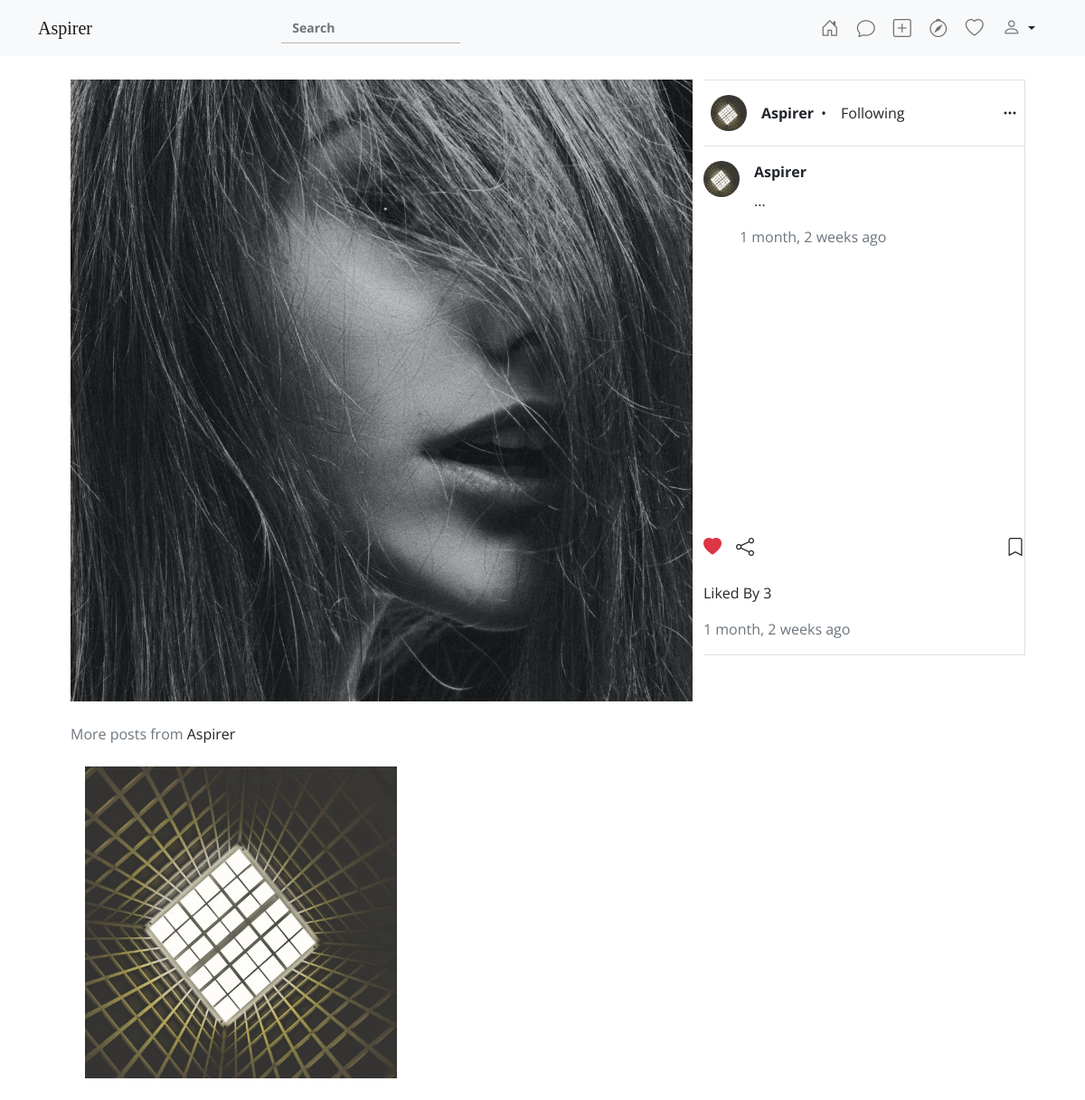
Page /post/7/ (signed in) on the committed database.
### front/models.py (models this page shows, shortened)
class Post(models.Model):
    user = models.ForeignKey(User,on_delete=models.CASCADE)
    profile = models.ForeignKey(Profile, on_delete= models.CASCADE)
    uploadTime = models.DateTimeField(default= datetime.datetime.now())
    likes =  ListCharField(
        base_field=models.CharField(max_length=10),
        size=6,
        max_length=(6 * 11),  # 6 * 10 character nominals, plus commas
        default = [ ],
        null = True,
        blank = True
    )
    caption = models.CharField(null=False,max_length=300)
    shares = models.IntegerField(default=0)
    saved = models.IntegerField(default=0)
    allow_comments = models.BooleanField(default=True)
    comments = ListCharField(
        base_field=models.CharField(max_length = 10),
        size= 6,
        max_length = (6 * 11),
        default = [],
        null = True,
        blank = True,
    )
    Showimage = models.ImageField(null=False, blank=False, upload_to="images/posts/", default = " ")
    archived = models.BooleanField(null=False, default = False)
    mentions = ListCharField(
        base_field=models.CharField(max_length=50),
        size=6,
        max_length=(6 * 51),  # 6 * 10 character nominals, plus commas
        null = True,
        blank = True
    )
    Location = models.CharField(blank=True, null=True,max_length=50)

class Profile(models.Model):
    gender_chocies = (
        ('M',"Male"),
        ("F","Female"),
        ("N","Prefer Not To Say")
    )
    user = models.OneToOneField(User,on_delete=models.CASCADE, unique=True)
    username = models.CharField(null=False, default = " ", max_length = 20)
    ProfileImg = models.ImageField(null=True,upload_to="images/profile_pic/",default="media/images/profile_pic/default.png")
    contact = models.CharField(max_length = 10)
    Email = models.EmailField(null=False)
    address = models.CharField(null = False, max_length = 50,blank = True)
    website = models.CharField(null=True,blank=True, max_length=30, default="")
    gender = models.CharField(max_length=1,choices = gender_chocies, default = "N")
    pvt_acc = models.BooleanField(default=False)
    activity_status = models.BooleanField(null=False, default = False)
    story_share = models.BooleanField(null=False, default = False)
    close_friends = ListCharField(
        base_field=models.CharField(max_length=10),
        size=6,
        max_length=(6 * 11),  # 6 * 10 character nominals, plus commas
        default = [ ],
        null = True,
        blank = True
    )
    hide_story = ListCharField(
        base_field=models.CharField(max_length=10),
        size=6,
        max_length=(6 * 11),  # 6 * 10 character nominals, plus commas
        default = [ ],
        null = True,
        blank = True
    )
    blocked_users = ListCharField(
        base_field=models.CharField(max_length=10),
        size=6,
        max_length=(6 * 11),  # 6 * 10 character nominals, plus commas
        default = [ ],
        null = True,
        blank = True
    )
    restricted_users = ListCharField(
        base_field=models.CharField(max_length=10),
        size=6,
        max_length=(6 * 11),  # 6 * 10 character nominals, plus commas
        default = [ ],
        null = True,
        blank = True
    )
    followers =  ListCharField(
        base_field=models.CharField(max_length=10),
        size=6,
        max_length=(6 * 11),  # 6 * 10 character nominals, plus commas
        default = [ ],
        null = True,
        blank = True
    )
    following =  ListCharField(
        base_field=models.CharField(max_length=10),
        size=6,
        max_length=(6 * 11),  # 6 * 10 character nominals, plus commas
        default = [ ] ,
        null = True,
        blank = True
    )
    saved =  ListCharField(
        base_field=models.CharField(max_length=10),
        size=6,
        max_length=(6 * 11),  # 6 * 10 character nominals, plus commas
        default = [ ],
        null = True,
        blank = True
    )
    follow_request =  ListCharField(
        base_field=models.CharField(max_length=10),
        size=6,
        max_length=(6 * 11),  # 6 * 10 character nominals, plus commas
        default = [ ],
        null = True,
        blank = True
    )
    bio = models.CharField(max_length = 100,default=" ", blank=True)

### front/views.py (the view)
# urls.py: path('post/<int:pid>/',ViewPost, name="ViewPost"),
def ViewPost(request,pid):
    post = Post.objects.get(id = pid)
    try:
        PostImage = PostImages.objects.get(Post= post)
    except:
        PostImage = None
    CProfile = Profile.objects.get(user = request.user)
    RProfile = Profile.objects.get(user = post.user)
    if (str(request.user.id) not in RProfile.followers and RProfile.pvt_acc and post.user != request.user) or (post.archived and post.user != request.user):
        return redirect('Aspirer:Profile',username=post.user.username)
    otherPosts = Post.objects.exclude(id = pid).filter(user = post.user)
    dic = {'CProfile' : CProfile, 'RProfile':RProfile, 'Post':post, 'postImgs':PostImage, 'otherPosts':otherPosts}
    return render(request,'post.html',dic)

### front/preprocessors.py (called while the page is built)
def follow_requests(request):
    if(request.user.is_authenticated):
        Request_Users = []
        CUser = Profile.objects.filter(user = request.user)[0]
        for i in CUser.follow_request:
            user = User.objects.filter(id = i)[0]
            P = Profile.objects.filter(user = user)[0]
            Request_Users.append({"P":P,"U":user})
        return {
            "Requests": CUser.follow_request,
            "Request_Users": Request_Users,
            "footer": True,
            "navbar" : True,
        }
    return {"Requests": [], "footer":True, "navbar":True}

### templates/post.html (shortened to what this page needs)
{% extends 'base.html' %}
{% load static %}
{% load humanize %}
{% block content %}
<div class="container px-5 py-4 mt-5">
    <div class="row my-3 align-items-start">
        <div class="col-lg-8">
            <img src="{{Post.Showimage.url}}" class="w-100" />
        </div>
        <div class="col-lg-4 border border-start-0 px-0">
            <div class="d-flex py-3 px-2 align-items-center border-bottom w-100">
                <img src="{{Post.profile.ProfileImg.url}}" class="rounded-circle " width="40px" />
                <a class="text-dark fw-bold ms-3 me-2 "
                    href="{% url 'Aspirer:Profile' Post.user.username %}">{{Post.user.username}}</a>
                {% if Post.user != request.user %}
                •
                {% if request.user.id|stringformat:"i" in Post.profile.followers %}
                <a class="text-dark mx-3 unfollow" data-followId="{{Post.user.id}}">Following</a>
                {% else %}
                <a class="text-dark mx-3 unfollow" data-followId="{{Post.user.id}}">Follow</a>
                {% endif %}
                {% endif %}
                <i class="bi bi-three-dots ms-auto pe-pointer" data-bs-toggle="modal" data-bs-target="#PostClickModal"></i>
            </div>
            <div class="d-flex w-100 align-items-start py-3 pe-2">
                <img src="{{Post.profile.ProfileImg.url}}" class="rounded-circle " width="40px" />
                <div>
                    <div class="d-flex align-items-center">
                        <a class="text-dark fw-bold me-2 ms-3"
                            href="{% url 'Aspirer:Profile' Post.user.username %}">{{Post.user.username}}</a>
                    </div>
                    <p class="mt-2 ms-3">{{Post.caption}}</p>
                    <p class="text-secondary">{{Post.uploadTime|naturaltime}}</p>
                </div>
                </div>
                    {% if not Post.archived %}
                    <div class="d-flex px-0 mx-0 mt-100 align-items-center" style="margin-top:80%;">
                        <i class="bi me-2 pe-pointer fs-5 likeBtn bi-heart{% if request.user.id|stringformat:'i' in Post.likes %}-fill text-danger {% endif %}" data-postId="{{Post.id}}"></i>
                        <i class="bi bi-share mx-2 fs-5  pe-pointer"></i>
                        <i class="bi ms-auto fs-5 pe-pointer bi-bookmark{% if Post.id|stringformat:'i' in CProfile.saved %}-fill {% endif %} saveBtn" data-postId="{{Post.id}}" id="saveBtn{{Post.id}}"></i>
                    </div>
                    <p class="mt-4" style="{% if Post.archived %}margin-top:100%;{% endif %}">Liked By <span id="{{Post.id}}likes">{{Post.likes|length}}</span></p>
                    <p class="text-secondary">{{Post.uploadTime|naturaltime}}</p>
                    {% endif %}
                </div>
        </div>
        {% if otherPosts|length > 0 %}
        <div class="my-4">
            <p class="text-secondary">More posts from <span class="text-dark">{{Post.user.username}}</span></p>
        </div>
        <div class="d-flex">
            {% for post in otherPosts %}
            <div>
                <a href="{% url 'Aspirer:ViewPost' post.id %}"><img src="{{post.Showimage.url}}" width="33%" class="pe-pointer mx-3" /></a>
            </div>
            {% endfor %}
        </div>
        {% endif %}
    </div>
{% endblock %}

### static/css/base.css (style rules this page uses)
:root { --primary-background : #55acee; }
* { margin:0; padding: 0; font-family: 'Open Sans', sans-serif; }
html, body { overflow-x: hidden; }
a { text-decoration: none; color:black; }
.pe-pointer { cursor: pointer; }

### rows in the picture
Post: Showimage (picture), profile.ProfileImg (picture), user.username "Aspirer", caption "...", uploadTime "1 month, 2 weeks ago", likes|length "3"
Post: Showimage (picture)
